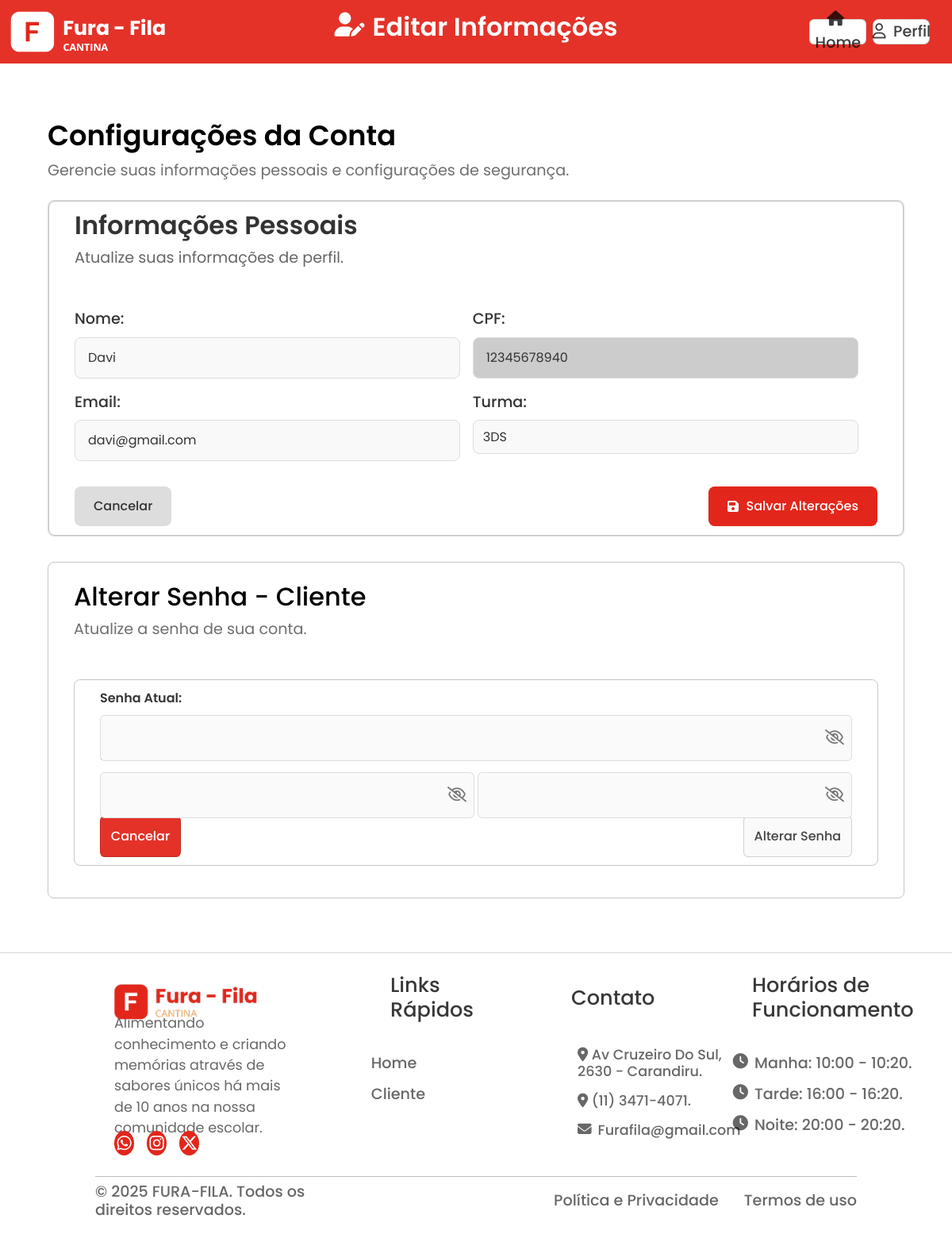
/subpages/editar_cliente_page.php (signed in), run on an earlier commit of the app's database.
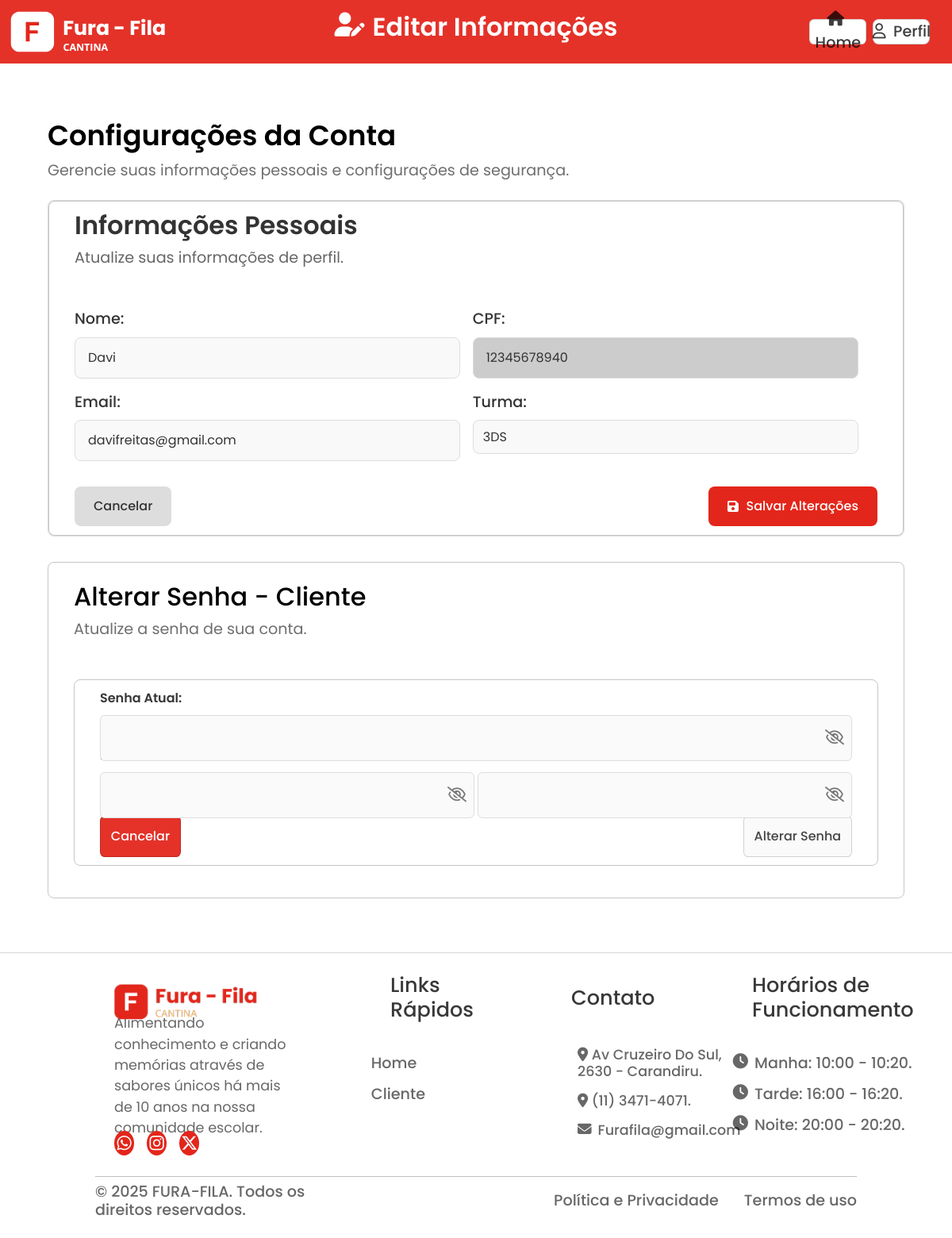
And on a later commit of the database.
### tables this page shows
CREATE TABLE `cliente` (
  `nome` varchar(60) NOT NULL,
  `cpf` char(11) NOT NULL,
  `email` varchar(150) NOT NULL,
  `turma` enum('1DS','2DS','3DS','') NOT NULL,
  `senha` varchar(200) NOT NULL,
  `admin` tinyint(1) NOT NULL DEFAULT 0
);

### subpages/editar_cliente_page.php (the view, shortened to what this page needs)
<?php
include('/xampp/htdocs/cantinarepositorio/main/database.php');
if (isset($_SESSION['cpf'])) {
    $cpf = $_SESSION['cpf'];
    $query_user = "SELECT nome, cpf, email, turma FROM cliente WHERE cpf = '$cpf'";
    $result_user = mysqli_query($con, $query_user);
    if ($result_user && mysqli_num_rows($result_user) > 0) {
        $user_data = mysqli_fetch_assoc($result_user);
    } else {
        header("Location: ./login.php");
        exit;
    }
} else {
    header("Location: ./login.php");
    exit;
}
?>
<!DOCTYPE html>
<html lang="pt-br">
<head>
    <link rel="stylesheet" href="https://cdn.jsdelivr.net/npm/bootstrap@4.0.0/dist/css/bootstrap.min.css">
    <link href="https://cdn.jsdelivr.net/npm/bootstrap@5.0.2/dist/css/bootstrap.min.css" rel="stylesheet">
    <link rel="stylesheet" href="https://cdnjs.cloudflare.com/ajax/libs/font-awesome/6.4.2/css/all.min.css" />
    <link rel="stylesheet" type="text/css" href="./assets/css/pagesCliente/editar-cliente-page.css">
    <link rel="stylesheet" href="https://cdn.jsdelivr.net/npm/swiper@11/swiper-bundle.min.css">
</head>
<body class="body">
    <header>
        <div class="navbar" id="editar">
            <div class="nav-links">
                <div class="nav-logo">
                    <img src="/cantinarepositorio/main/assets/img/logo3.png" alt="">
                </div>
                <div class="nav-items">
                    <ul>
                        <li>
                            <i class="fa-solid fa-user-pen" style="font-size: 1.9rem; transform:translateY(-8%)"></i>
                            Editar Informações
                        </li>
                    </ul>
                </div>
                <div class="nav-buttons">
                    <div class="btn-home">
                        <button>
                            <a href="/cantinarepositorio/main/index.php">
                                <i class="fa-solid fa-house"></i>Home
                            </a>
                        </button>
                    </div>
                    <div class="btn-user" id="btn-user-nav">
                        <button>
                            <i class="fa-regular fa-user"></i> Perfil
                        </button>
                    </div>
                </div>
            </div>
        </div>
    </header>
    <main>
        <div class="container-editar-cliente">
            <div class="title-editar-cliente">
                <h1>Configurações da Conta</h1>
                <p>Gerencie suas informações pessoais e configurações de segurança.</p>
            </div>
            <div class="content-editar-cliente">
                <div class="content-top-editar-cliente">
                    <div class="form-editar-cliente">
                        <div class="form-editar-cliente-title">
                            <div class="form-editar-cliente-title-text">
                                <h1>Informações Pessoais</h1>
                                <p>Atualize suas informações de perfil.</p>
                            </div>
                        </div>
                        <div class="form-editar-cliente-content">
                            <form action="atualizar_cliente.php" method="POST" class="editar-cliente">
                                <div class="form-editar-clientes-row">
                                    <div class="form-group-editar-clientes">
                                        <label for="nome">Nome:</label>
                                        <input name="nome" type="text" id="nome_editar_cliente" value="<?php echo $user_data['nome'] ?>"
                                            required>
                                    </div>
                                    <div class="form-group-editar-clientes">
                                        <label for="cpf">CPF:</label>
                                        <input name="cpf" type="text" id="cpf_editar_cliente" value="<?php echo $user_data['cpf'] ?>"
                                            disabled>
                                    </div>
                                </div>
                                <div class="form-editar-clientes-row">
                                    <div class="form-group-editar-clientes">
                                        <label for="email">Email:</label>
                                        <input name="email" type="text" id="email_editar_cliente" value="<?php echo $user_data['email'] ?>"
                                            required>
                                    </div>
                                    <div class="form-group-editar-clientes">
                                        <label for="turma">Turma:</label>
                                        <select name="turma" id="turma_editar_cliente" class="form-control" required>
                                            <option value="3DS" <?= $user_data['turma'] == "3DS" ? 'selected' : '' ?>>3DS</option>
                                        </select>
                                    </div>
                                </div>
                                <div class="form-editar-clientes-row-btn">
                                    <div class="form-group-editar-clientes-btn">
                                        <button class="btn-cancelar-editar-clientes">
                                            Cancelar
                                        </button>
                                    </div>
                                    <div class="form-group-editar-clientes-btn">
                                        <button class="btn-enviar-editar-clientes" type="submit">
                                            <i class="fa-solid fa-floppy-disk" style="padding-right: 0.6rem;"></i>
                                            Salvar Alterações
                                        </button>
                                    </div>
                                </div>
                            </form>
                        </div>
                    </div>
                </div>
                <div class="content-bottom-editar-cliente">
                    <div class="form-editar-senha-cliente">
                        <div class="form-editar-senha-cliente-title">
                            <div class="form-editar-senha-cliente-title-text">
                                <h1>Alterar Senha - Cliente</h1>
                                <p>Atualize a senha de sua conta.</p>
                            </div>
                        </div>
                        <div class="form-editar-senha-cliente-content">
                            <form action="alterar_senha_cliente.php" method="POST" class="form-editar-senha-cliente" id="form-editar-senha-cliente">
                                <div class="form-editar-senha-cliente-row">
                                    <div class="form-group-editar-senha-cliente">
                                        <label for="senha_cliente_atual">Senha Atual:</label>
                                        <div class="input-wrapper">
                                            <input name="senha_atual" type="password" id="senha_cliente_atual" required inputmode="none">
                                            <span class="toggle-senha" data-target="senha_cliente_atual"><i class="fa-regular fa-eye-slash"></i></span>
                                        </div>
                                    </div>
                                </div>
                                <div class="form-editar-senha-cliente-row">
                                    <div class="form-group-editar-senha-cliente">
                                        <label for="senha_cliente_nova">Nova senha:</label>
                                        <div class="input-wrapper">
                                            <input name="nova_senha" type="password" id="senha_cliente_nova" required minlength="6" inputmode="none">
                                            <span class="toggle-senha" data-target="senha_cliente_nova"><i class="fa-regular fa-eye-slash"></i></span>
                                        </div>
                                    </div>
                                    <div class="form-group-editar-senha-cliente">
                                        <label for="senha_cliente_nova_confirmacao">Confirmar Nova Senha:</label>
                                        <div class="input-wrapper">
                                            <input name="confirmar_senha" type="password" id="senha_cliente_nova_confirmacao" required inputmode="none" minlength="6">
                                            <span class="toggle-senha" data-target="senha_cliente_nova_confirmacao"><i class="fa-regular fa-eye-slash"></i></span>
                                        </div>
                                    </div>
                                </div>
                                <div class="form-editar-senha-cliente-row-btn">
                                    <div class="form-group-editar-senha-cliente-btn">
                                        <button class="btn-cancelar-nova-senha-cliente">Cancelar</button>
                                        <button type="submit" class="btn-mudar-senha-cliente" disabled>Alterar Senha</button>
                                    </div>
                                </div>
                            </form>
                        </div>
                    </div>
                </div>
            </div>
        </div>
    </main>
    <footer>
        <div class="container-footer">
            <div class="content-footer">
                <div class="content-top-footer">
                    <div class="item-footer">
                        <div class="info-cantina-img">
                            <img src="/cantinarepositorio/main/assets/img/logo-footer.png" alt="">
                        </div>
                        <div class="info-cantina-description">
                            <p>Alimentando conhecimento e criando memórias através de sabores únicos há mais de 10 anos na nossa
                                comunidade escolar.</p>
                        </div>
                        <div class="info-icon">
                            <i class="fa-brands fa-whatsapp"></i>
                            <i class="fa-brands fa-instagram"></i>
                            <i class="fa-brands fa-x-twitter"></i>
                        </div>
                    </div>
                    <div class="item-footer">
                        <div class="title-footer-links">
                            <h1>Links Rápidos</h1>
                        </div>
                        <div class="footer-links">
                            <ul>
                                <li>
                                    <h6>
                                        <a href="/cantinarepositorio/main/index.php">Home</a>
                                    </h6>
                                </li>
                                <li>
                                    <h6>
                                        <a href="#editar">Cliente</a>
                                    </h6>
                                </li>
                            </ul>
                        </div>
                    </div>
                    <div class="item-footer">
                        <div class="title-footer-links">
                            <h1>Contato</h1>
                        </div>
                        <div class="footer-links-local">
                            <ul>
                                <li>
                                    <h6>
                                        <a
                                            href="https://www.bing.com/search?q=maps%20Av%20Cruzeiro%20Do%20Sul%2C%202630%20-%20Carandiru&qs=n&form=QBRE&sp=-1&lq=0&pq=maps%20av%20cruzeiro%20do%20sul%2C%202630%20-%20carandiru&sc=0-41&sk=&cvid=08A936946DAF43F9B1FC74F782A823B6">
                                            <i class="fa-solid fa-location-dot"></i>
                                            Av Cruzeiro Do Sul, 2630 - Carandiru.
                                        </a>
                                    </h6>
                                </li>
                                <li>
                                    <h6>
                                        <a href="https://vestibulinho.etec.sp.gov.br/fale-conosco">
                                            <i class="fa-solid fa-location-dot"></i>
                                            (11) 3471-4071.
                                        </a>
                                    </h6>
                                </li>
                                <li>
                                    <h6><i class="fa-solid fa-envelope"></i> Furafila@gmail.com</h6>
                                </li>
                            </ul>
                        </div>
                    </div>
                    <div class="item-footer">
                        <div class="title-footer-links">
                            <h1>Horários de Funcionamento</h1>
                        </div>
                        <div class="footer-links">
                            <ul>
                                <li>
                                    <h6 style="width: 230%; display:flex; gap: 1vh;"><i class="fa-solid fa-clock"></i> Manha: 10:00 -
                                        10:20.</h6>
                                </li>
                                <li>
                                    <h6 style="width: 230%; display:flex; gap: 1vh;"><i class="fa-solid fa-clock"></i> Tarde: 16:00 -
                                        16:20.</h6>
                                </li>
                                <li>
                                    <h6 style="width: 235%; display:flex; gap: 1vh; padding-bottom:2vh;"><i class="fa-solid fa-clock"></i>
                                        Noite: 20:00 - 20:20.</h6>
                                </li>
                            </ul>
                        </div>
                    </div>
                </div>
                <div class="content-bottom-footer">
                    <div class="title-footer-bottom">
                        <h1>
                            © 2025 FURA-FILA. Todos os direitos reservados.
                        </h1>
                    </div>
                    <div class="title-footer-bottom-2">
                        <h1>
                            <a href="/cantinarepositorio/subpages/termos.php">
                                Política e Privacidade
                            </a>
                        </h1>
                        <h1>
                            <a href="/cantinarepositorio/subpages/termos.php">
                                Termos de uso
                            </a>
                        </h1>
                    </div>
                </div>
            </div>
        </div>
    </footer>
</body>
</html>

What changed in the data, as far as the page shows it:
changed cliente "Davi": email "davi@gmail.com" → "davifreitas@gmail.com"
